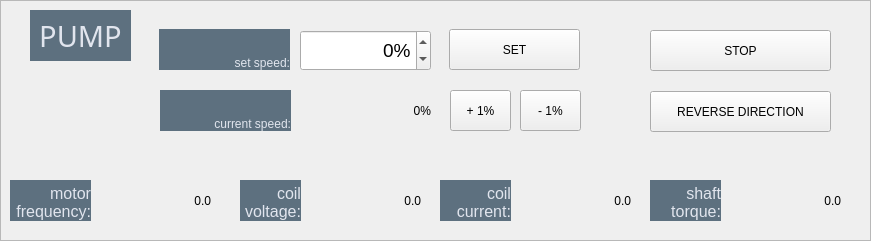
     <widget class="QFrame" name="PUMP_frame">
      <property name="geometry">
       <rect>
        <x>30</x>
        <y>690</y>
        <width>871</width>
        <height>241</height>
       </rect>
      </property>
      <property name="frameShape">
       <enum>QFrame::StyledPanel</enum>
      </property>
      <property name="frameShadow">
       <enum>QFrame::Raised</enum>
      </property>
      <widget class="QLabel" name="PUMP_0_frameLabel">
       <property name="geometry">
        <rect>
         <x>30</x>
         <y>10</y>
         <width>101</width>
         <height>51</height>
        </rect>
       </property>
       <property name="font">
        <font>
         <family>Bahnschrift</family>
         <pointsize>22</pointsize>
        </font>
       </property>
       <property name="styleSheet">
        <string notr="true">border: 0px;
font-size: 22pt;
padding: 0px;
background-color: #5D707F;
color: #E1E5EE;</string>
       </property>
       <property name="text">
        <string>PUMP</string>
       </property>
       <property name="alignment">
        <set>Qt::AlignCenter</set>
       </property>
      </widget>
      <widget class="QLabel" name="PUMP_disp_freq">
       <property name="geometry">
        <rect>
         <x>100</x>
         <y>180</y>
         <width>111</width>
         <height>41</height>
        </rect>
       </property>
       <property name="text">
        <string>0.0</string>
       </property>
       <property name="alignment">
        <set>Qt::AlignRight|Qt::AlignTrailing|Qt::AlignVCenter</set>
       </property>
      </widget>
      <widget class="QLabel" name="PUMP_lbl_freq">
       <property name="geometry">
        <rect>
         <x>10</x>
         <y>180</y>
         <width>81</width>
         <height>41</height>
        </rect>
       </property>
       <property name="styleSheet">
        <string notr="true">border: 0px;
font-size: 12pt;
background-color: #5D707F;
color: #E1E5EE;</string>
       </property>
       <property name="text">
        <string>motor
frequency:</string>
       </property>
       <property name="alignment">
        <set>Qt::AlignBottom|Qt::AlignRight|Qt::AlignTrailing</set>
       </property>
      </widget>
      <widget class="QLabel" name="PUMP_lbl_volt">
       <property name="geometry">
        <rect>
         <x>240</x>
         <y>180</y>
         <width>61</width>
         <height>41</height>
        </rect>
       </property>
       <property name="styleSheet">
        <string notr="true">border: 0px;
font-size: 12pt;
background-color: #5D707F;
color: #E1E5EE;</string>
       </property>
       <property name="text">
        <string>coil
voltage:</string>
       </property>
       <property name="alignment">
        <set>Qt::AlignBottom|Qt::AlignRight|Qt::AlignTrailing</set>
       </property>
      </widget>
      <widget class="QLabel" name="PUMP_disp_volt">
       <property name="geometry">
        <rect>
         <x>310</x>
         <y>180</y>
         <width>111</width>
         <height>41</height>
        </rect>
       </property>
       <property name="text">
        <string>0.0</string>
       </property>
       <property name="alignment">
        <set>Qt::AlignRight|Qt::AlignTrailing|Qt::AlignVCenter</set>
       </property>
      </widget>
      <widget class="QLabel" name="PUMP_disp_amps">
       <property name="geometry">
        <rect>
         <x>520</x>
         <y>180</y>
         <width>111</width>
         <height>41</height>
        </rect>
       </property>
       <property name="text">
        <string>0.0</string>
       </property>
       <property name="alignment">
        <set>Qt::AlignRight|Qt::AlignTrailing|Qt::AlignVCenter</set>
       </property>
      </widget>
      <widget class="QLabel" name="PUMP_disp_torq">
       <property name="geometry">
        <rect>
         <x>730</x>
         <y>180</y>
         <width>111</width>
         <height>41</height>
        </rect>
       </property>
       <property name="text">
        <string>0.0</string>
       </property>
       <property name="alignment">
        <set>Qt::AlignRight|Qt::AlignTrailing|Qt::AlignVCenter</set>
       </property>
      </widget>
      <widget class="QLabel" name="PUMP_lbl_amps">
       <property name="geometry">
        <rect>
         <x>440</x>
         <y>180</y>
         <width>71</width>
         <height>41</height>
        </rect>
       </property>
       <property name="styleSheet">
        <string notr="true">border: 0px;
font-size: 12pt;
background-color: #5D707F;
color: #E1E5EE;</string>
       </property>
       <property name="text">
        <string>coil
current:</string>
       </property>
       <property name="alignment">
        <set>Qt::AlignBottom|Qt::AlignRight|Qt::AlignTrailing</set>
       </property>
      </widget>
      <widget class="QLabel" name="PUMP_lbl_torq">
       <property name="geometry">
        <rect>
         <x>650</x>
         <y>180</y>
         <width>71</width>
         <height>41</height>
        </rect>
       </property>
       <property name="styleSheet">
        <string notr="true">border: 0px;
font-size: 12pt;
background-color: #5D707F;
color: #E1E5EE;</string>
       </property>
       <property name="text">
        <string>shaft
torque:</string>
       </property>
       <property name="alignment">
        <set>Qt::AlignBottom|Qt::AlignRight|Qt::AlignTrailing</set>
       </property>
      </widget>
      <widget class="QPushButton" name="PUMP_btt_plus1">
       <property name="geometry">
        <rect>
         <x>450</x>
         <y>90</y>
         <width>61</width>
         <height>41</height>
        </rect>
       </property>
       <property name="text">
        <string>+ 1%</string>
       </property>
      </widget>
      <widget class="QPushButton" name="PUMP_btt_minus1">
       <property name="geometry">
        <rect>
         <x>520</x>
         <y>90</y>
         <width>61</width>
         <height>41</height>
        </rect>
       </property>
       <property name="text">
        <string>- 1%</string>
       </property>
      </widget>
      <widget class="QLabel" name="PUMP_lbl_setSpeed">
       <property name="geometry">
        <rect>
         <x>159</x>
         <y>29</y>
         <width>131</width>
         <height>41</height>
        </rect>
       </property>
       <property name="styleSheet">
        <string notr="true">border: 0px;
background-color: #5D707F;
color: #E1E5EE;</string>
       </property>
       <property name="text">
        <string>set speed:</string>
       </property>
       <property name="alignment">
        <set>Qt::AlignBottom|Qt::AlignRight|Qt::AlignTrailing</set>
       </property>
      </widget>
      <widget class="QLabel" name="PUMP_disp_currSpeed">
       <property name="geometry">
        <rect>
         <x>300</x>
         <y>90</y>
         <width>131</width>
         <height>41</height>
        </rect>
       </property>
       <property name="text">
        <string>0%</string>
       </property>
       <property name="alignment">
        <set>Qt::AlignRight|Qt::AlignTrailing|Qt::AlignVCenter</set>
       </property>
      </widget>
      <widget class="QPushButton" name="PUMP_btt_setSpeed">
       <property name="geometry">
        <rect>
         <x>449</x>
         <y>29</y>
         <width>131</width>
         <height>41</height>
        </rect>
       </property>
       <property name="text">
        <string>SET</string>
       </property>
      </widget>
      <widget class="QPushButton" name="PUMP_btt_stop">
       <property name="geometry">
        <rect>
         <x>650</x>
         <y>30</y>
         <width>181</width>
         <height>41</height>
        </rect>
       </property>
       <property name="text">
        <string>STOP</string>
       </property>
      </widget>
      <widget class="QSpinBox" name="PUMP_num_setSpeed">
       <property name="geometry">
        <rect>
         <x>300</x>
         <y>30</y>
         <width>131</width>
         <height>41</height>
        </rect>
       </property>
       <property name="styleSheet">
        <string notr="true">font-size: 14pt;</string>
       </property>
       <property name="alignment">
        <set>Qt::AlignRight|Qt::AlignTrailing|Qt::AlignVCenter</set>
       </property>
       <property name="suffix">
        <string>%</string>
       </property>
       <property name="minimum">
        <number>-100</number>
       </property>
       <property name="maximum">
        <number>100</number>
       </property>
      </widget>
      <widget class="QPushButton" name="PUMP_btt_reverse">
       <property name="geometry">
        <rect>
         <x>650</x>
         <y>91</y>
         <width>181</width>
         <height>41</height>
        </rect>
       </property>
       <property name="text">
        <string>REVERSE DIRECTION</string>
       </property>
      </widget>
      <widget class="QLabel" name="PUMP_lbl_currSpeed">
       <property name="geometry">
        <rect>
         <x>160</x>
         <y>90</y>
         <width>131</width>
         <height>41</height>
        </rect>
       </property>
       <property name="styleSheet">
        <string notr="true">border: 0px;
background-color: #5D707F;
color: #E1E5EE;</string>
       </property>
       <property name="text">
        <string>current speed:</string>
       </property>
       <property name="alignment">
        <set>Qt::AlignBottom|Qt::AlignRight|Qt::AlignTrailing</set>
       </property>
      </widget>
      <zorder>PUMP_lbl_setSpeed</zorder>
      <zorder>PUMP_0_frameLabel</zorder>
      <zorder>PUMP_disp_freq</zorder>
      <zorder>PUMP_lbl_freq</zorder>
      <zorder>PUMP_lbl_volt</zorder>
      <zorder>PUMP_disp_volt</zorder>
      <zorder>PUMP_disp_amps</zorder>
      <zorder>PUMP_disp_torq</zorder>
      <zorder>PUMP_lbl_amps</zorder>
      <zorder>PUMP_lbl_torq</zorder>
      <zorder>PUMP_btt_plus1</zorder>
      <zorder>PUMP_btt_minus1</zorder>
      <zorder>PUMP_disp_currSpeed</zorder>
      <zorder>PUMP_btt_setSpeed</zorder>
      <zorder>PUMP_btt_stop</zorder>
      <zorder>PUMP_num_setSpeed</zorder>
      <zorder>PUMP_btt_reverse</zorder>
      <zorder>PUMP_lbl_currSpeed</zorder>
     </widget>
